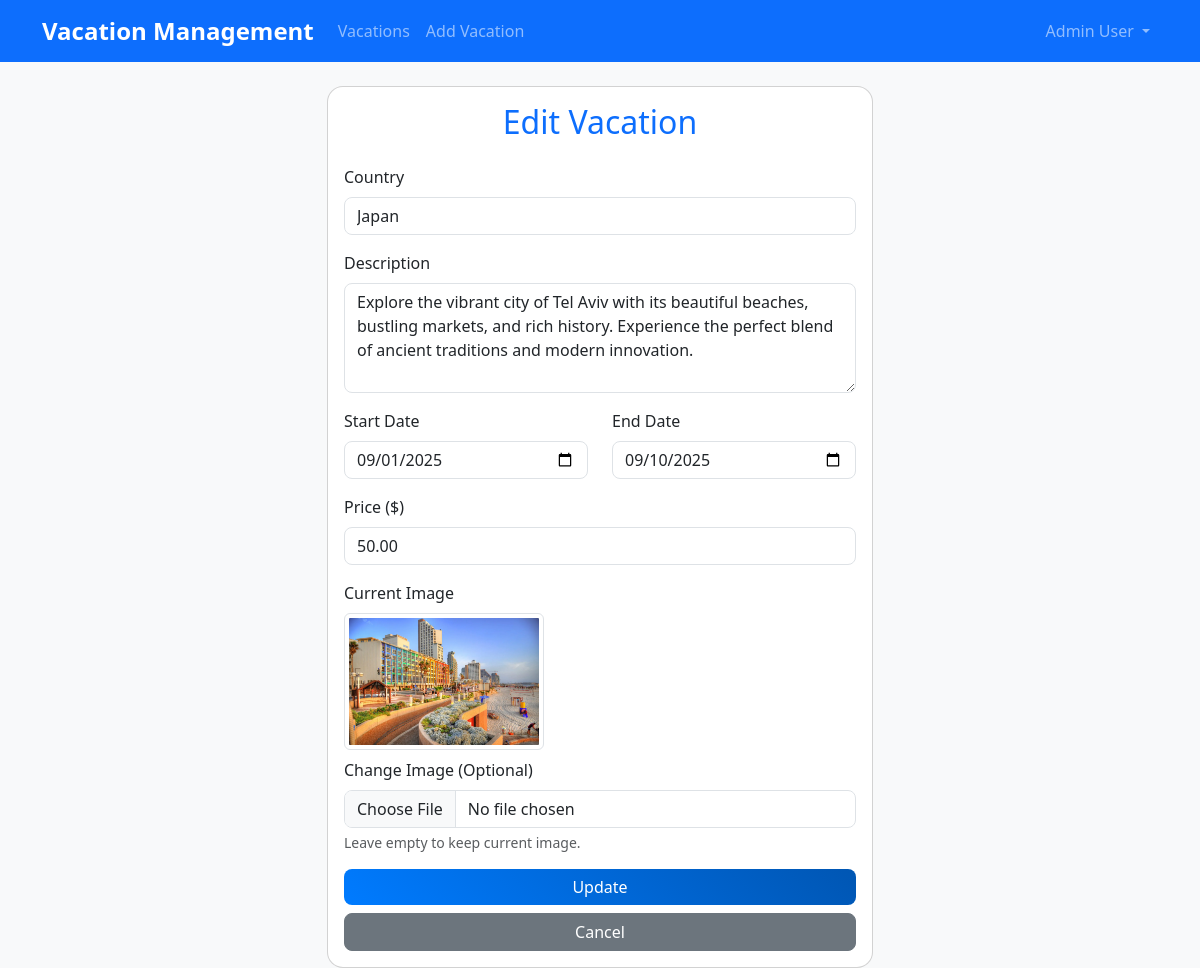
The app's page /edit/1/ (signed in) with its own data.
### vacations_website/vacations/models.py (models this page shows, shortened)
class User(AbstractUser):
    first_name = models.CharField(max_length=50)
    last_name = models.CharField(max_length=50)
    email = models.EmailField(max_length=100, unique=True)
    role = models.ForeignKey(
        Role,
        on_delete=models.CASCADE,
        related_name='users'
    )
    username = None
    USERNAME_FIELD = 'email'
    REQUIRED_FIELDS = ['first_name', 'last_name']
    objects = UserManager()
    @property
    def is_admin(self) -> bool:
        return self.role.role_name == 'admin'
    class Meta:
        db_table = 'users'

class Vacation(models.Model):
    country = models.ForeignKey(
        Country,
        on_delete=models.CASCADE,
        related_name='vacations'
    )
    description = models.TextField()
    start_date = models.DateField()
    end_date = models.DateField()
    price = models.DecimalField(
        max_digits=10,
        decimal_places=2,
        validators=[MinValueValidator(0), MaxValueValidator(10000)]
    )
    image_file = models.CharField(max_length=255)
    class Meta:
        db_table = 'vacations'
        ordering = ['start_date']

### vacations_website/vacations/views.py (the view)
# urls.py: path('edit/<int:vacation_id>/', views.edit_vacation_view, name='edit_vacation'),
@login_required
def edit_vacation_view(request, vacation_id):
    if not request.user.is_admin:
        messages.error(request, 'You do not have permission to access this page.')
        return redirect('vacation_list')
    vacation = get_object_or_404(Vacation, id=vacation_id)
    if request.method == 'POST':
        form = VacationForm(request.POST, request.FILES, instance=vacation)
        if form.is_valid():
            vacation = form.save(commit=False)
            if 'image' in request.FILES:
                image = request.FILES['image']
                filename = f"vacation_images/{image.name}"
                path = default_storage.save(filename, ContentFile(image.read()))
                vacation.image_file = os.path.basename(path)
            vacation.save()
            messages.success(request, 'Vacation updated successfully!')
            return redirect('vacation_list')
        else:
            messages.error(request, 'Please correct the errors below.')
    else:
        form = VacationForm(instance=vacation)
    context = {
        'form': form,
        'vacation': vacation
    }
    return render(request, 'vacations/edit_vacation.html', context)

### vacations_website/vacations/forms.py (shortened to what this page needs)
class VacationForm(forms.ModelForm):
    country = forms.ModelChoiceField(
        queryset=Country.objects.all(),
        widget=forms.Select(attrs={'class': 'form-control'})
    )
    description = forms.CharField(
        widget=forms.Textarea(attrs={'class': 'form-control', 'rows': 4})
    )
    start_date = forms.DateField(
        widget=forms.DateInput(attrs={'type': 'date', 'class': 'form-control'})
    )
    end_date = forms.DateField(
        widget=forms.DateInput(attrs={'type': 'date', 'class': 'form-control'})
    )
    price = forms.DecimalField(
        max_digits=10,
        decimal_places=2,
        min_value=0,
        max_value=10000,
        widget=forms.NumberInput(attrs={'class': 'form-control', 'step': '0.01'})
    )
    image = forms.ImageField(
        required=False,
        widget=forms.FileInput(attrs={'class': 'form-control'})
    )
    class Meta:
        model = Vacation
        fields = ['country', 'description', 'start_date', 'end_date', 'price']

### vacations_website/vacations/models.py (called while the page is built)
    def __str__(self) -> str:
        return self.country_name

### vacations_website/backend/vacations/templates/vacations/edit_vacation.html (shortened to what this page needs)
{% extends 'vacations/base.html' %}
{% block content %}
<div class="row justify-content-center">
    <div class="col-md-8 col-lg-6">
        <div class="card">
            <div class="card-body">
                <h2 class="card-title text-center text-primary mb-4">Edit Vacation</h2>
                <form method="post" enctype="multipart/form-data" novalidate>
                    <div class="mb-3">
                        <label for="{{ form.country.id_for_label }}" class="form-label">Country</label>
                        {{ form.country }}
                    </div>
                    <div class="mb-3">
                        <label for="{{ form.description.id_for_label }}" class="form-label">Description</label>
                        {{ form.description }}
                    </div>
                    <div class="row mb-3">
                        <div class="col-md-6">
                            <label for="{{ form.start_date.id_for_label }}" class="form-label">Start Date</label>
                            {{ form.start_date }}
                        </div>
                        <div class="col-md-6">
                            <label for="{{ form.end_date.id_for_label }}" class="form-label">End Date</label>
                            {{ form.end_date }}
                        </div>
                    </div>
                    <div class="mb-3">
                        <label for="{{ form.price.id_for_label }}" class="form-label">Price ($)</label>
                        {{ form.price }}
                    </div>
                    <div class="mb-3">
                        <label class="form-label">Current Image</label>
                        <div class="mb-2">
                            <img src="/media/images/vacation_images/{{ vacation.image_file }}"
                                 alt="Current vacation image"
                                 class="img-thumbnail"
                                 style="max-width: 200px;">
                        </div>
                        <label for="{{ form.image.id_for_label }}" class="form-label">Change Image (Optional)</label>
                        {{ form.image }}
                        <div class="form-text">Leave empty to keep current image.</div>
                    </div>
                    <div class="d-grid gap-2">
                        <button type="submit" class="btn btn-primary">Update</button>
                        <a href="{% url 'vacation_list' %}" class="btn btn-secondary">Cancel</a>
                    </div>
                </form>
            </div>
        </div>
    </div>
</div>
{% endblock %}

### vacations_website/backend/vacations/templates/vacations/base.html (shortened to what this page needs)
<!DOCTYPE html>
<html lang="en">
<head>
    {% load static %}
    <link href="https://cdn.jsdelivr.net/npm/bootstrap@5.3.0/dist/css/bootstrap.min.css" rel="stylesheet">
    <link href="{% static 'css/style.css' %}" rel="stylesheet">
</head>
<body>
    <nav class="navbar navbar-expand-lg navbar-dark bg-primary">
        <div class="container">
            <a class="navbar-brand" href="{% url 'vacation_list' %}">Vacation Management</a>
            <div class="collapse navbar-collapse" id="navbarNav">
                <ul class="navbar-nav me-auto">
                    {% if user.is_authenticated %}
                        <li class="nav-item">
                            <a class="nav-link" href="{% url 'vacation_list' %}">Vacations</a>
                        </li>
                        {% if user.is_admin %}
                            <li class="nav-item">
                                <a class="nav-link" href="{% url 'add_vacation' %}">Add Vacation</a>
                            </li>
                        {% endif %}
                    {% endif %}
                </ul>
                <ul class="navbar-nav">
                    {% if user.is_authenticated %}
                        <li class="nav-item dropdown">
                            <a class="nav-link dropdown-toggle" href="#" id="navbarDropdown" role="button" data-bs-toggle="dropdown">
                                {{ user.first_name }} {{ user.last_name }}
                            </a>
                        </li>
                    {% endif %}
                </ul>
            </div>
        </div>
    </nav>
    <main class="container mt-4">
        {% block content %}
        {% endblock %}
    </main>
</body>
</html>

### vacations_website/static/css/style.css (style rules this page uses)
body { background-color: #f8f9fa; }
.navbar-brand { font-weight: bold; font-size: 1.5rem; }
.btn { border-radius: 0.5rem; }
.card { border-radius: 1rem; overflow: hidden; }
.form-control, .form-select { border-radius: 0.5rem; }
.btn-primary { background: linear-gradient(45deg, #007bff, #0056b3); border: none; }

### records on screen
User: first_name "Admin", last_name "User"
Vacation: country "Japan", description "Explore the vibrant city of Tel Aviv with its beautiful beaches, bustling markets, and rich history. Experience the perfect blend of ancient traditions and modern innovation.", start_date "09/01/2025", end_date "09/10/2025", price "50.00", image_file (picture)
